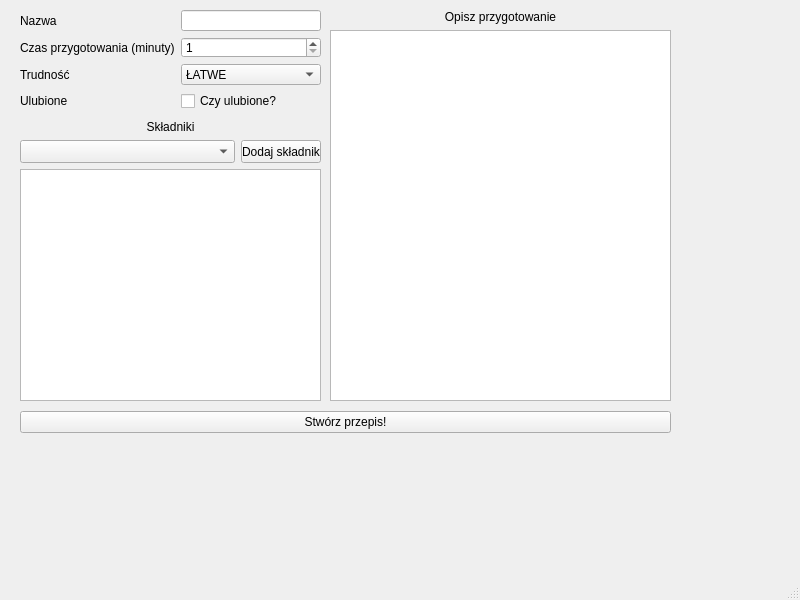
<?xml version="1.0" encoding="UTF-8"?>
<ui version="4.0">
 <class>AddPrzepisWindow</class>
 <widget class="QMainWindow" name="AddPrzepisWindow">
  <property name="geometry">
   <rect>
    <x>0</x>
    <y>0</y>
    <width>800</width>
    <height>600</height>
   </rect>
  </property>
  <property name="windowTitle">
   <string>MainWindow</string>
  </property>
  <widget class="QWidget" name="centralwidget">
   <widget class="QWidget" name="formLayoutWidget">
    <property name="geometry">
     <rect>
      <x>20</x>
      <y>10</y>
      <width>301</width>
      <height>101</height>
     </rect>
    </property>
    <layout class="QFormLayout" name="formLayout">
     <item row="0" column="0">
      <widget class="QLabel" name="label">
       <property name="text">
        <string>Nazwa</string>
       </property>
      </widget>
     </item>
     <item row="0" column="1">
      <widget class="QLineEdit" name="lineEdit">
       <property name="maxLength">
        <number>200</number>
       </property>
       <property name="placeholderText">
        <string/>
       </property>
      </widget>
     </item>
     <item row="1" column="0">
      <widget class="QLabel" name="label_2">
       <property name="text">
        <string>Czas przygotowania (minuty)</string>
       </property>
      </widget>
     </item>
     <item row="1" column="1">
      <widget class="QSpinBox" name="spinBox">
       <property name="minimum">
        <number>1</number>
       </property>
       <property name="maximum">
        <number>999</number>
       </property>
      </widget>
     </item>
     <item row="2" column="0">
      <widget class="QLabel" name="label_3">
       <property name="text">
        <string>Trudność</string>
       </property>
      </widget>
     </item>
     <item row="2" column="1">
      <widget class="QComboBox" name="trudnoscComboBox">
       <item>
        <property name="text">
         <string>ŁATWE</string>
        </property>
       </item>
       <item>
        <property name="text">
         <string>ŚREDNIE</string>
        </property>
       </item>
       <item>
        <property name="text">
         <string>TRUDNE</string>
        </property>
       </item>
       <item>
        <property name="text">
         <string>MISTRZ KUCHNI</string>
        </property>
       </item>
      </widget>
     </item>
     <item row="3" column="0">
      <widget class="QLabel" name="label_4">
       <property name="text">
        <string>Ulubione</string>
       </property>
      </widget>
     </item>
     <item row="3" column="1">
      <widget class="QCheckBox" name="ulubioneCheckBox">
       <property name="text">
        <string>Czy ulubione?</string>
       </property>
      </widget>
     </item>
    </layout>
   </widget>
   <widget class="QWidget" name="verticalLayoutWidget">
    <property name="geometry">
     <rect>
      <x>330</x>
      <y>10</y>
      <width>341</width>
      <height>391</height>
     </rect>
    </property>
    <layout class="QVBoxLayout" name="verticalLayout">
     <item>
      <widget class="QLabel" name="label_5">
       <property name="maximumSize">
        <size>
         <width>16777215</width>
         <height>16</height>
        </size>
       </property>
       <property name="text">
        <string>Opisz przygotowanie</string>
       </property>
       <property name="alignment">
        <set>Qt::AlignCenter</set>
       </property>
      </widget>
     </item>
     <item>
      <widget class="QTextEdit" name="przygotowanieTextEdit"/>
     </item>
    </layout>
   </widget>
   <widget class="QWidget" name="verticalLayoutWidget_2">
    <property name="geometry">
     <rect>
      <x>20</x>
      <y>120</y>
      <width>301</width>
      <height>281</height>
     </rect>
    </property>
    <layout class="QVBoxLayout" name="verticalLayout_2">
     <item>
      <widget class="QLabel" name="label_6">
       <property name="maximumSize">
        <size>
         <width>16777215</width>
         <height>16</height>
        </size>
       </property>
       <property name="text">
        <string>Składniki</string>
       </property>
       <property name="alignment">
        <set>Qt::AlignCenter</set>
       </property>
      </widget>
     </item>
     <item>
      <layout class="QHBoxLayout" name="horizontalLayout_2">
       <item>
        <widget class="QComboBox" name="skladnikiComboBox">
         <property name="minimumSize">
          <size>
           <width>0</width>
           <height>23</height>
          </size>
         </property>
         <property name="maximumSize">
          <size>
           <width>16777215</width>
           <height>23</height>
          </size>
         </property>
        </widget>
       </item>
       <item>
        <widget class="QPushButton" name="pushButton">
         <property name="minimumSize">
          <size>
           <width>80</width>
           <height>23</height>
          </size>
         </property>
         <property name="maximumSize">
          <size>
           <width>80</width>
           <height>23</height>
          </size>
         </property>
         <property name="text">
          <string>Dodaj składnik</string>
         </property>
        </widget>
       </item>
      </layout>
     </item>
     <item>
      <widget class="QListView" name="skladnikiListView">
       <property name="gridSize">
        <size>
         <width>0</width>
         <height>0</height>
        </size>
       </property>
      </widget>
     </item>
    </layout>
   </widget>
   <widget class="QWidget" name="verticalLayoutWidget_3">
    <property name="geometry">
     <rect>
      <x>20</x>
      <y>410</y>
      <width>651</width>
      <height>25</height>
     </rect>
    </property>
    <layout class="QVBoxLayout" name="verticalLayout_3">
     <item>
      <widget class="QPushButton" name="stworzPushButton">
       <property name="text">
        <string>Stwórz przepis!</string>
       </property>
      </widget>
     </item>
    </layout>
   </widget>
  </widget>
  <widget class="QMenuBar" name="menubar">
   <property name="geometry">
    <rect>
     <x>0</x>
     <y>0</y>
     <width>800</width>
     <height>21</height>
    </rect>
   </property>
  </widget>
  <widget class="QStatusBar" name="statusbar"/>
 </widget>
 <resources/>
 <connections/>
</ui>
